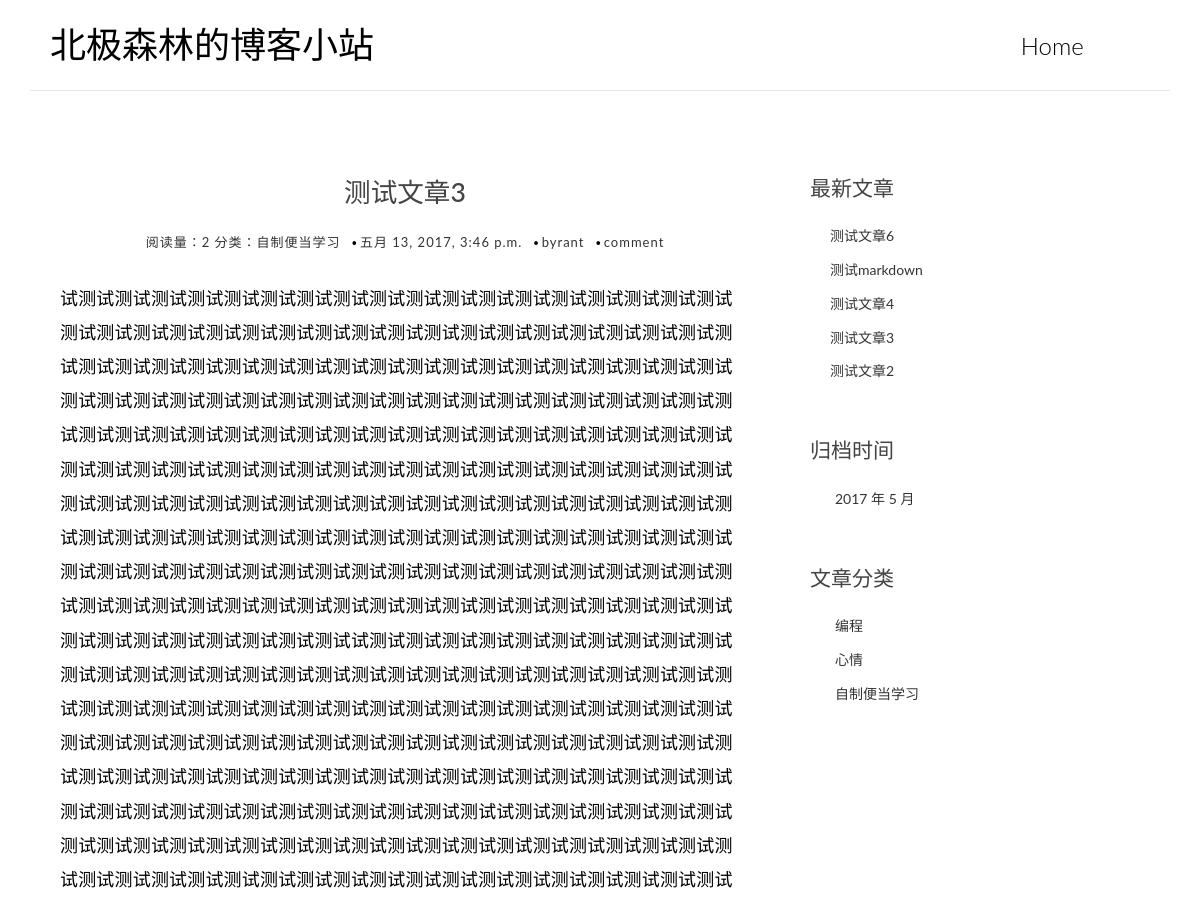
/post/3/ (upper part), run on an earlier commit of the app's database.
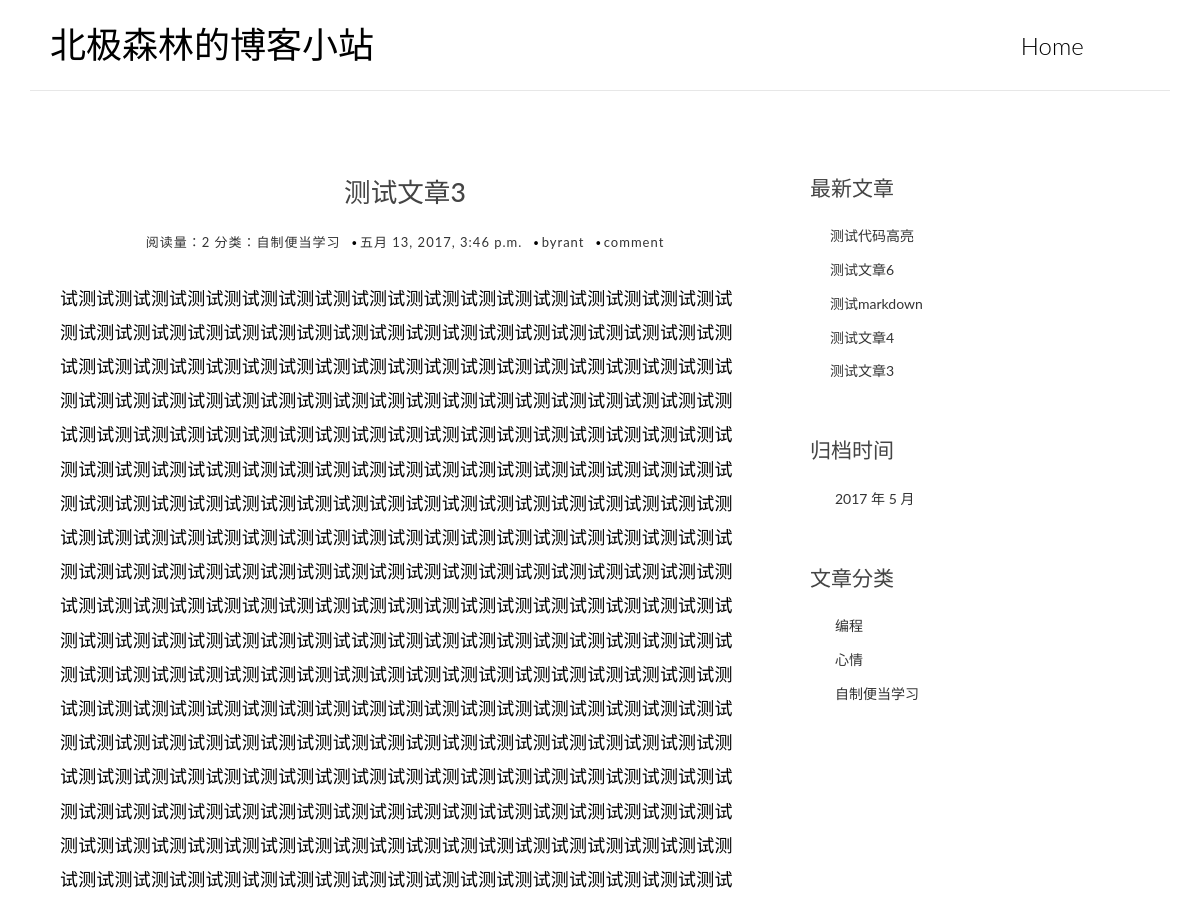
And on a later commit of the database.
### blog_main_part/models.py (models this page shows, shortened)
class Post(models.Model):
    title = models.CharField(max_length=80)
    body = models.TextField()
    created_time = models.DateTimeField(auto_now_add=True)
    modified_time = models.DateTimeField(auto_now_add=True)
    excerpt = models.CharField(max_length=200, blank=True)
    category = models.ForeignKey(Category)
    tags = models.ManyToManyField(Tag, blank=True)
    author = models.ForeignKey(User)
    views = models.PositiveIntegerField(default=0)
    class Meta:
        ordering = ['-created_time']
        ordering = ['-modified_time']
    def get_absolute_url(self):
        return reverse('blog_main_part:detail', kwargs={'my_args': self.id})
    def increase_views(self):
        self.views += 1
        self.save(update_fields=['views'])

class Category(models.Model):
    name = models.CharField(max_length=100)

### blog_main_part/views.py (the view)
# urls.py: url(r'^post/(?P<my_args>\d+)/$', views.detail, name='detail'),
def detail(request, my_args):
    post = get_object_or_404(Post, id=my_args)
    post.increase_views()
    md = markdown.Markdown(extensions=[
        'markdown.extensions.extra',
        'markdown.extensions.codehilite',
        TocExtension(slugify=slugify)])  # slugify参数处理中文锚值显示问题
    post.body = md.convert(post.body)  # 用convert方法将markdown文本渲染成html
    form = CommentsForms()
    comment_list = post.comments.all()
    context = {'post': post,
               'form': form,
               'comment_list': comment_list,
               'toc': md.toc}  # 一旦调用convert方法后，md就会多出一个toc属性
    return render(request, 'blog_main_part/detail.html', context=context)

### blog_main_part/templatetags/blog_main_part_tags.py (called while the page is built)
@register.simple_tag  # 这样这个函数就能在模板中用便签语法了（ {%  %} )
def get_recent_posts(num=5):
    return Post.objects.all()[:num]

@register.simple_tag  # 如法炮制
def archives():
    return Post.objects.dates('created_time', 'month', order='DESC')

@register.simple_tag  # 如法炮制
def get_categories():
    return Category.objects.all()

### blog_main_part/templates/blog_main_part/detail.html (shortened to what this page needs)
{% extends 'blog_main_part/base.html' %}
{% block main %}
	<article class="post post-1">
		<header class="entry-header">
			<h1 class="entry-title">{{ post.title }}</h1>
			<div class="entry-meta">
				<span class="post-views">
					<a href="#">阅读量：{{ post.views }}</a>
				</span>
				<span class="post-category">
					<a href="#">分类：{{ post.category.name }}</a>
				</span>
				<span class="post-date">
					<a href="#">
						<time class="entry-date" datetime="{{ post.created_time }}">{{ post.created_time }}</time>
					</a>
				</span>
				<span class="post-author">
					<a href="#">{{ post.author }}</a>
				</span>
				<span class="comments-link">
					<a href="{% url 'blog_main_part:detail' post.id %}">comment</a>
				</span>
			</div>
		</header>
		<div class="entry-content clearfix">
			{{ post.body|safe }}
		</div>
	</article>
{% endblock main %}

### blog_main_part/templates/blog_main_part/base.html (shortened to what this page needs)
{% load blog_main_part_tags %}
<!DOCTYPE html>
<html>
    <head>
        {% load staticfiles %}
        <link rel="stylesheet" href="{% static 'blog_main_part/css/reset_firstly.css' %}">
        <link rel="stylesheet" href="{% static 'blog_main_part/css/bootstrap.min.css' %}">
        <link rel="stylesheet" href="http://code.ionicframework.com/ionicons/2.0.1/css/ionicons.min.css">
        <link rel="stylesheet" href="{% static 'blog_main_part/css/pace.css' %}">
        <link rel="stylesheet" href="{% static 'blog_main_part/css/custom.css' %}">
    </head>
    <body>
        <div class="container">
            <header id="site-header">
                <div class="row">
                    <div class="col-md-4 col-sm-5 col-xs-8">
                        <div class="logo">
                            <h1>
                                <a href="{% url 'blog_main_part:index' %}">
                                    <b>北极森林的博客小站</b>
                                </a>
                            </h1>
                        </div>
                    </div>
                    <div class="col-md-8 col-sm-7 col-xs-4">
                        <nav class="main-nav" role="navigation">
                            <div class="collapse navbar-collapse" id="bs-example-navbar-collapse-1">
                                <ul class="nav navbar-nav navbar-right">
                                    <li class="cl-effect-11">
                                        <a href="{% url 'blog_main_part:index' %}" data-hover="Home">Home</a>
                                    </li>
                                </ul>
                            </div>
                        </nav>
                    </div>
                </div>
            </header>
        </div>
        <div class="content-body">
            <div class="container">
                <div class="row">
                    <main class="col-md-8">
                        {% block main %}{% endblock main %}
                    </main>
                    <aside class="col-md-4">
                        <div class="widget widget-recent-posts">
                            <h3 class="widget-title">最新文章</h3>
                            {% get_recent_posts as recent_post_list %}
                            <ul>
                                {% for post in recent_post_list %}
                                    <li>
                                        <a href="{{ post.get_absolute_url }}">{{ post.title }}</a>
                                    </li>
                                {% endfor %}
                            </ul>
                        </div>
                        <div class="widget widget-archives">
                            <h3 class="widget-title">归档时间</h3>
                            {% archives as date_list %}
                            <ul>
                                {% for date in date_list %}
                                    <li>
                                        <a href="{% url 'blog_main_part:archives' date.year date.month %}">{{ date.year }}
                                            年
                                            {{ date.month }}
                                            月</a>
                                    </li>
                                {% endfor %}
                            </ul>
                        </div>
                        <div class="widget widget-category">
                            <h3 class="widget-title">文章分类</h3>
                            {% get_categories as category_list %}
                            <ul>
                                {% for category in category_list %}
                                    <li>
                                        <a href="{% url 'blog_main_part:category' category.id %}">{{ category.name }}</a>
                                    </li>
                                {% endfor %}
                            </ul>
                        </div>
                    </aside>
                </div>
            </div>
        </div>
    </body>
</html>

What changed in the data, as far as the page shows it:
no longer on this page (row unchanged): Post: title "测试文章2"
added Post: title "测试代码高亮"
